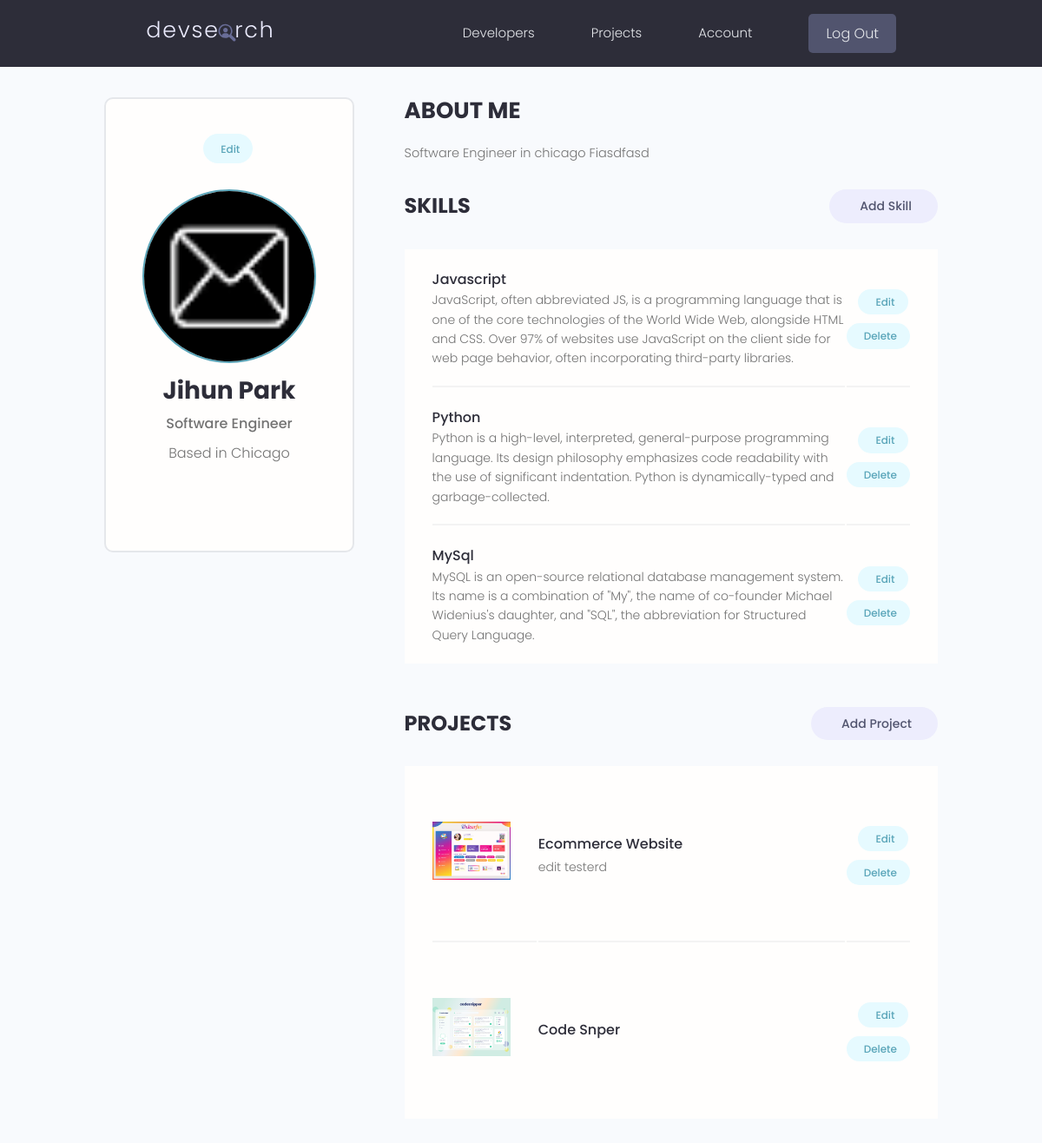
/userAccount/ (signed in), run on an earlier commit of the app's database.
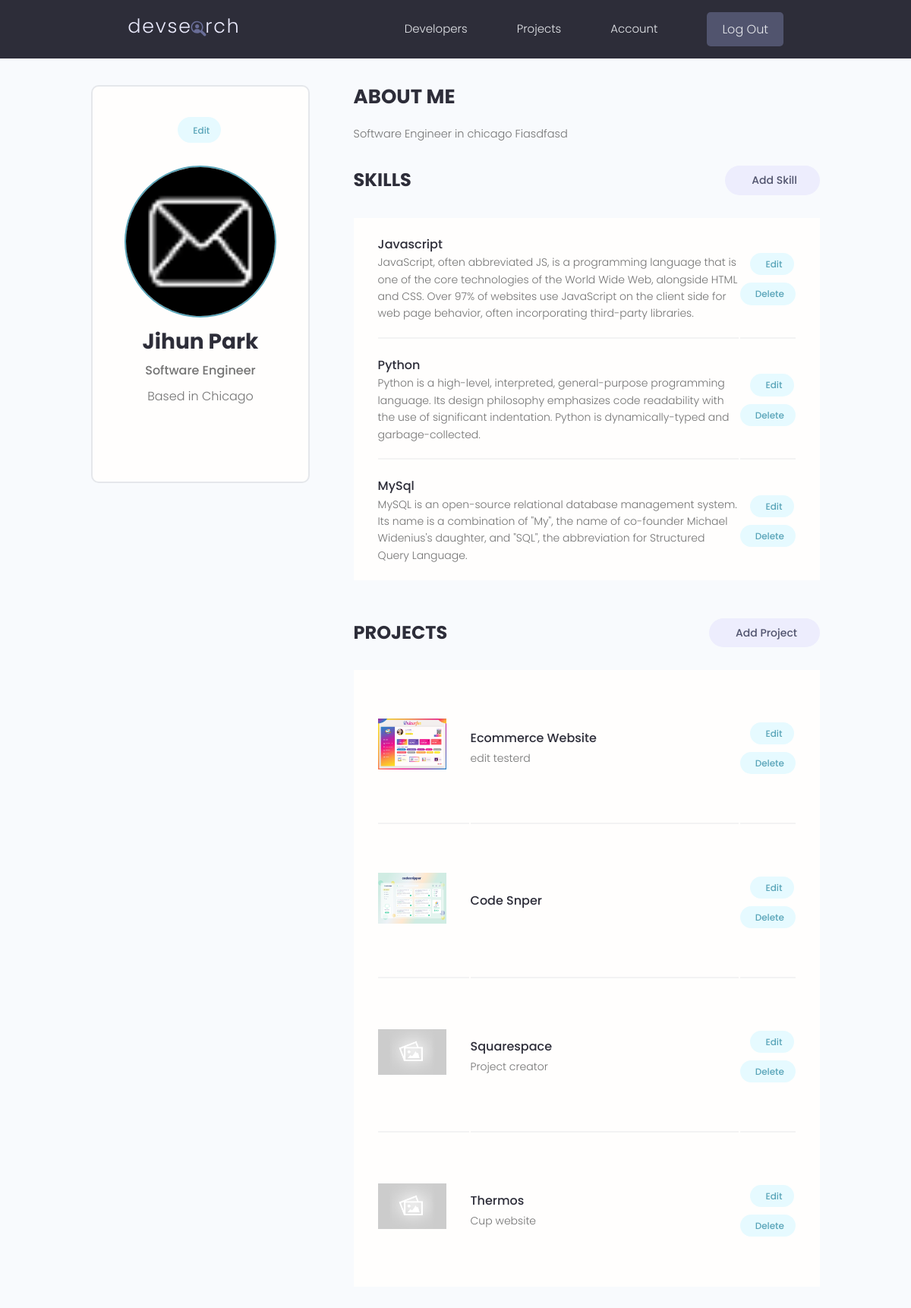
And on a later commit of the database.
### users/models.py (models this page shows, shortened)
class Skill(models.Model):
    owner = models.ForeignKey(Profile, on_delete=models.CASCADE, null=True, blank=True)
    name = models.CharField(max_length=200, blank=True, null=True)
    description = models.TextField(null=True, blank=True)
    created = models.DateTimeField(auto_now_add=True)
    id = models.UUIDField(default=uuid.uuid4, unique=True, primary_key=True, editable=False)

### apps/models.py (models this page shows, shortened)
class Project(models.Model):
    owner = models.ForeignKey(Profile, null=True, blank=True, on_delete=models.SET_NULL)
    title = models.CharField(max_length=200)
    description = models.TextField(null=True, blank=True)
    featured_image = models.ImageField(null=True, blank=True, default="default.jpg")
    demo_link = models.CharField(max_length=2000, blank=True)
    source_link = models.CharField(max_length=2000, null=True, blank=True)
    tags = models.ManyToManyField("Tag", blank=True) #many to many relationship with tags
    vote_total = models.IntegerField(default=0, null=True, blank=True)
    vote_ratio = models.IntegerField(default=0, null=True, blank=True)
    created = models.DateTimeField(auto_now_add=True)
    id = models.UUIDField(default=uuid.uuid4, unique=True, primary_key=True, editable=False)
    class Meta:
        ordering = ["created"] #orders by created date

### users/views.py (the view)
# urls.py: path("userAccount/", views.userAccount, name="userAccount"),
@login_required(login_url='login')
def userAccount(request):
    profile = request.user.profile
    skills = profile.skill_set.all()
    projects = profile.project_set.all()
    context = {
        "profile": profile,
        "skills": skills,
        "projects": projects
         }
    return render(request, "users/account.html", context)

### users/templates/users/account.html (shortened to what this page needs)
<!DOCTYPE html>
<html lang="en">
<head>
</head>
<body>
    {% extends 'main.html' %}
    {% load static %}
    {% block content %}
      <main class="settingsPage profile my-md">
      <div class="container">
        <div class="layout">
          <div class="column column--1of3">
            <div class="card text-center">
              <div class="card__body dev">
                <a class="tag tag--pill tag--main settings__btn" href="{% url 'editAccount' %}"> Edit</a>
                <img class="avatar avatar--xl dev__avatar" src="{{ profile.profile_image.url }}" />
                <h2 class="dev__name">{{profile.name}}</h2>
                <p class="dev__title">{{profile.short_intro}}</p>
                <p class="dev__location">Based in {{profile.location}}</p>
              </div>
            </div>
          </div>
          <div class="column column--2of3">
            <div class="devInfo">
              <h3 class="devInfo__title">About Me</h3>
              <p class="devInfo__about">{{profile.bio}}</p>
            </div>
            <div class="settings">
              <h3 class="settings__title">Skills</h3>
              <a class="tag tag--pill tag--sub settings__btn tag--lg" href="{% url 'createSkill' %}"> Add Skill</a>
            </div>
            <table class="settings__table">
              {% for skill in skills %}
              <tr>
                <td class="settings__tableInfo">
                  <h4>{{skill.name}}</h4>
                  <p>{{skill.description}}</p>
                </td>
                <td class="settings__tableActions">
                  <a class="tag tag--pill tag--main settings__btn" href="{% url 'updateSkill' skill.id %}"> Edit</a>
                  <a class="tag tag--pill tag--main settings__btn" href="{% url 'deleteSkill' skill.id %}?next=/userAccount">
                    Delete</a>
                </td>
              </tr>
              {% endfor %}
            </table>
             <div class="settings">
              <h3 class="settings__title">Projects</h3>
              <a class="tag tag--pill tag--sub settings__btn tag--lg" href="{% url 'create' %}"> Add Project</a>
            </div>
            <table class="settings__table">
              {% for project in projects %}
              <tr>
                <td class="settings__thumbnail">
                  <a href="{% url 'display' project.id %}"><img src="{{project.featured_image.url}}" alt="Project Thumbnail" /></a>
                </td>
                <td class="settings__tableInfo">
                  <a href="{% url 'display' project.id %}">{{project.title}}</a>
                  <p>{{project.description|slice:"150"}}</p>
                </td>
                <td class="settings__tableActions">
                  <a class="tag tag--pill tag--main settings__btn" href="{% url 'update' project.id %}"> Edit</a>
                  <a class="tag tag--pill tag--main settings__btn" href="{% url 'delete' project.id %}?next=/userAccount">
                    Delete</a>
                </td>
              </tr>
              {% endfor %}
            </table>
          </div>
        </div>
      </div>
    </main>
    {% endblock %}

What changed in the data, as far as the page shows it:
added Project: featured_image (placeholder picture), title "Squarespace", description "Project creator"
added Project: featured_image (placeholder picture), title "Thermos", description "Cup website"
